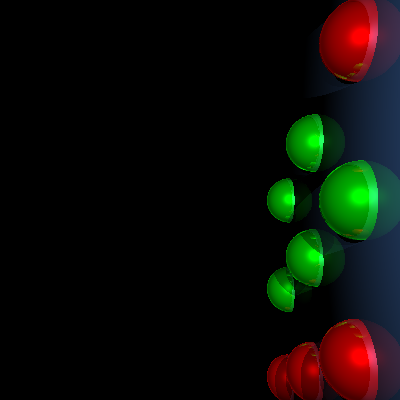

This chart was generated by the following Python code:
import sys
sys.path.append('..')

from multiprocessing import Pool

from camera import *
from raytracer import *
import numpy as np
import matplotlib.pyplot as plt

# create the scene
scene = Scene()

# create the colors
red = np.array([1, 0, 0])
green = np.array([0, 1, 0])
blue = np.array([0, 0, 1])
yellow = np.array([1, 1, 0])
violet = np.array([1, 0, 0.5])
grey = np.array([0.8, 0.8, 0.8])
azur = np.array([0.3, 0.5, 0.8])

half_white = np.array([0.5, 0.5, 0.5])
smooth_white = np.array([0.3, 0.3, 0.3])

# create the objects
S0 = Sphere([1, 0, 3], 0.5, Material(red, 0.1, 0.8, 0.8, 10, 0.4))
S1 = Sphere([-1, 0, 3], 0.5, Material(green, 0.1, 0.8, 0.8, 10, 0.4))
S2 = Sphere([0, -1, 3], 0.5, Material(blue, 0.1, 0.8, 0.8, 10, 0.4))
S3 = Sphere([0, 1, 3], 0.5, Material(yellow, 0.1, 0.8, 0.8, 10, 0.4))
S4 = Sphere([0, 0, 3], 0.3, Material(violet, 0.2, 0.8, 0.8, 10, 0.4))
S5 = Sphere([0, 0, 15], 10, Material(grey, 0.2, 0.8, 0.8, 10, 0.4))
T = Triangle(np.array([0, 5, 50]), np.array([-30, -2, -1]), np.array([30, -2, -1]), Material(azur, 0.1, 0.9, 0.9, 5, 0.2))

# create the lights
L0 = Spotlight(np.array([1, 1, 0]), half_white)
L1 = Spotlight(np.array([-1, 1, 0]), half_white)
L2 = Spotlight(np.array([0, 1, 0]), smooth_white)

# add objects and lights
scene.add_object(S0)
scene.add_object(S1)
scene.add_object(S2)
scene.add_object(S3)
scene.add_object(S4)
scene.add_object(S5)
scene.add_object(T)
scene.add_light(L0)
scene.add_light(L1)
scene.add_light(L2)

# configure the multiprocessing
pool = Pool(processes = 2)
result = pool.apply_async(raytracer_render, (Camera(400,400,1), scene))

# render and save the image
if __name__ == "__main__":
    plt.imsave('final_scene.png', result.get(timeout=3600), vmin=0, vmax=1, format='png')